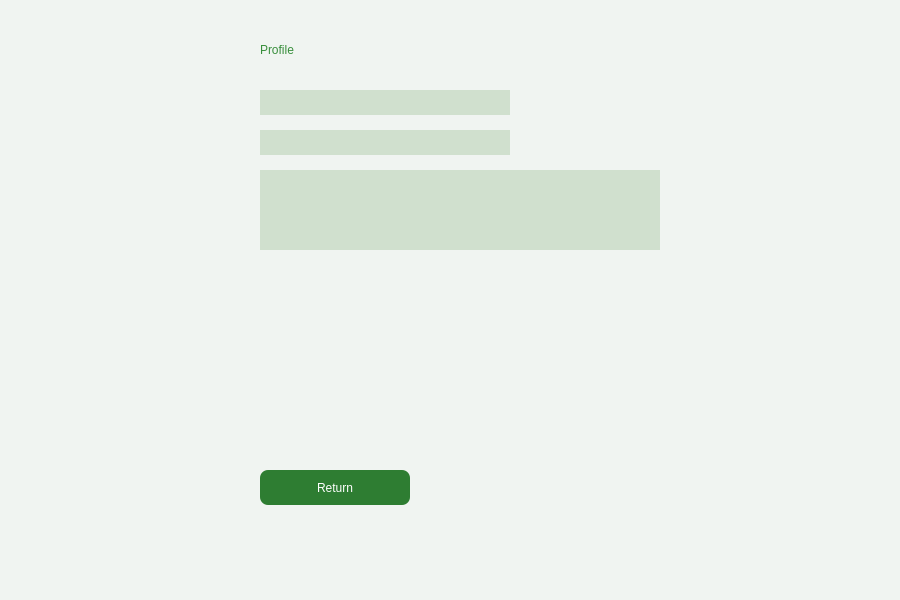
<?xml version="1.0" encoding="UTF-8"?>
<ui version="4.0">
 <class>MainWindow</class>
 <widget class="QMainWindow" name="MainWindow">
  <property name="geometry">
   <rect>
    <x>0</x>
    <y>0</y>
    <width>900</width>
    <height>600</height>
   </rect>
  </property>
  <property name="windowTitle">
   <string>Mi Perfil</string>
  </property>
  <property name="windowIcon">
   <iconset resource="../../../recursos.qrc">
    <normaloff>:/src/vista/imagenes/logoUniConecta.png</normaloff>:/src/vista/imagenes/logoUniConecta.png</iconset>
  </property>
  <property name="styleSheet">
   <string notr="true">

    QMainWindow {
        background-color: #f0f4f1;
    }
    QPushButton {
        background-color: #2e7d32;
        color: white;
        border-radius: 8px;
        font: bold 10pt &quot;Segoe UI&quot;;
        padding: 8px;
    }
    QPushButton:hover {
        background-color: #388e3c;
    }
   </string>
  </property>
  <widget class="QWidget" name="centralwidget">
   <widget class="QLabel" name="mainLabel">
    <property name="geometry">
     <rect>
      <x>260</x>
      <y>30</y>
      <width>600</width>
      <height>40</height>
     </rect>
    </property>
    <property name="styleSheet">
     <string notr="true">font: 18pt &quot;Century&quot;; color: #388e3c;</string>
    </property>
    <property name="text">
     <string>Profile</string>
    </property>
   </widget>
   <widget class="QLabel" name="label_Usuario">
    <property name="geometry">
     <rect>
      <x>260</x>
      <y>90</y>
      <width>250</width>
      <height>25</height>
     </rect>
    </property>
    <property name="styleSheet">
     <string notr="true">background-color: #d0e0ce;</string>
    </property>
    <property name="placeholderText" stdset="0">
     <string>Nombre de usuario</string>
    </property>
   </widget>
   <widget class="QLabel" name="label_Edad">
    <property name="geometry">
     <rect>
      <x>260</x>
      <y>130</y>
      <width>250</width>
      <height>25</height>
     </rect>
    </property>
    <property name="styleSheet">
     <string notr="true">background-color: #d0e0ce;</string>
    </property>
    <property name="placeholderText" stdset="0">
     <string>Edad</string>
    </property>
   </widget>
   <widget class="QLabel" name="label_Descripcion">
    <property name="geometry">
     <rect>
      <x>260</x>
      <y>170</y>
      <width>400</width>
      <height>80</height>
     </rect>
    </property>
    <property name="styleSheet">
     <string notr="true">background-color: #d0e0ce;</string>
    </property>
   </widget>
   <widget class="QPushButton" name="BotonVolver">
    <property name="geometry">
     <rect>
      <x>260</x>
      <y>470</y>
      <width>150</width>
      <height>35</height>
     </rect>
    </property>
    <property name="text">
     <string>Return</string>
    </property>
   </widget>
  </widget>
 </widget>
 <resources>
  <include location="../../../recursos.qrc"/>
 </resources>
 <connections/>
</ui>
